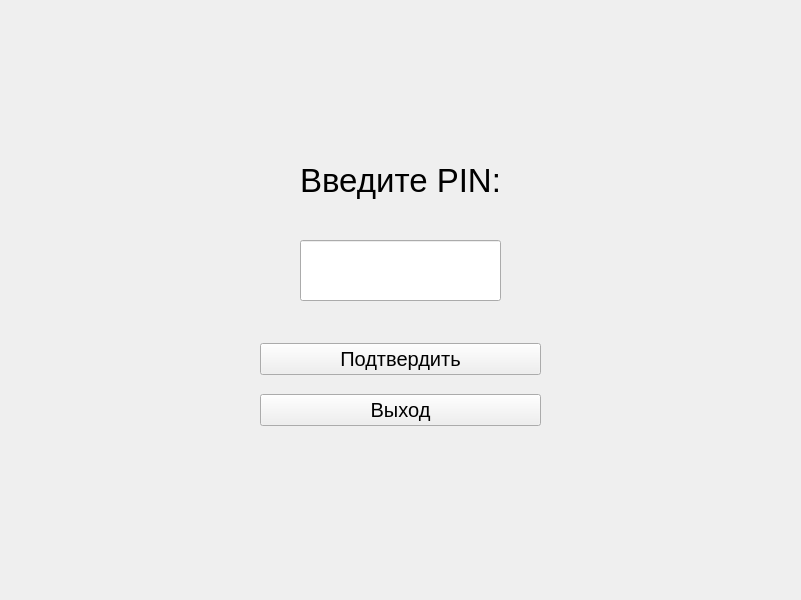
<?xml version="1.0" encoding="UTF-8"?>
<ui version="4.0">
 <class>mainWindow</class>
 <widget class="QMainWindow" name="mainWindow">
  <property name="geometry">
   <rect>
    <x>0</x>
    <y>0</y>
    <width>801</width>
    <height>600</height>
   </rect>
  </property>
  <property name="windowTitle">
   <string>Авторизация</string>
  </property>
  <widget class="QWidget" name="centralwidget">
   <widget class="QLineEdit" name="pinInputField">
    <property name="geometry">
     <rect>
      <x>300</x>
      <y>240</y>
      <width>201</width>
      <height>61</height>
     </rect>
    </property>
    <property name="sizePolicy">
     <sizepolicy hsizetype="Fixed" vsizetype="Fixed">
      <horstretch>0</horstretch>
      <verstretch>0</verstretch>
     </sizepolicy>
    </property>
    <property name="minimumSize">
     <size>
      <width>201</width>
      <height>61</height>
     </size>
    </property>
    <property name="maximumSize">
     <size>
      <width>201</width>
      <height>61</height>
     </size>
    </property>
    <property name="font">
     <font>
      <pointsize>20</pointsize>
     </font>
    </property>
    <property name="text">
     <string/>
    </property>
   </widget>
   <widget class="QWidget" name="verticalLayoutWidget">
    <property name="geometry">
     <rect>
      <x>0</x>
      <y>140</y>
      <width>801</width>
      <height>80</height>
     </rect>
    </property>
    <layout class="QVBoxLayout" name="textLayout">
     <item>
      <widget class="QLabel" name="authLabel">
       <property name="font">
        <font>
         <pointsize>25</pointsize>
        </font>
       </property>
       <property name="text">
        <string>Введите PIN:</string>
       </property>
       <property name="alignment">
        <set>Qt::AlignCenter</set>
       </property>
      </widget>
     </item>
    </layout>
   </widget>
   <widget class="QWidget" name="verticalLayoutWidget_3">
    <property name="geometry">
     <rect>
      <x>260</x>
      <y>330</y>
      <width>281</width>
      <height>111</height>
     </rect>
    </property>
    <layout class="QVBoxLayout" name="buttonsLayout">
     <item>
      <widget class="QPushButton" name="submitButton">
       <property name="font">
        <font>
         <pointsize>15</pointsize>
        </font>
       </property>
       <property name="text">
        <string>Подтвердить</string>
       </property>
      </widget>
     </item>
     <item>
      <widget class="QPushButton" name="exitButton">
       <property name="font">
        <font>
         <pointsize>15</pointsize>
        </font>
       </property>
       <property name="text">
        <string>Выход</string>
       </property>
      </widget>
     </item>
    </layout>
   </widget>
  </widget>
 </widget>
 <resources/>
 <connections/>
</ui>
